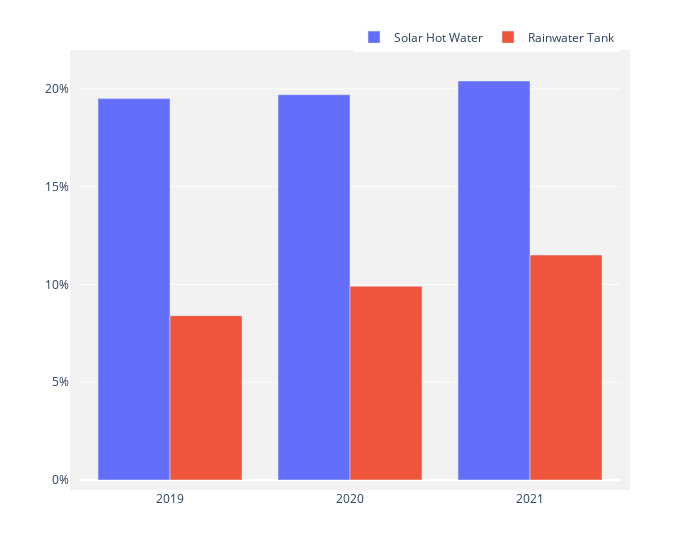

The notebook cell this image was saved under:
### Code cell
color = '#9ca3ff'

fig = px.bar(eco_features)

fig.update_layout(hoverlabel=dict(bgcolor="white",
                                  font_size=14,
                                  font_family="Arial",
                                  font_color='Black',
                                  bordercolor="rgba(255,255,255,255)"),
                 plot_bgcolor='#f2f2f2')

#fig.update_traces(hovertemplate='<b>Uptake: %{y}</b> Year: <b>%{x}')

fig.update_xaxes(type='category',title= None)
fig.update_yaxes(title = None, ticksuffix="%", tick0=5, dtick=5)

fig.update_layout(barmode='group', bargap=0.20, width =700 , margin=dict(pad=10))

fig.update_layout(legend=dict(
    orientation="h",
    yanchor="bottom",
    y=1.02,
    xanchor="right",
    x=1,
))

fig.for_each_annotation(lambda a: a.update(text=a.text.split("=")[-1]))

fig.update_layout(legend={'title_text':''})

fig.show()

fig.write_html(f'{visuals}Eco_Features_Bar.html')

### Figure 1 — Plotly figure (JSON) as saved in the notebook; plotly's stock layout.template omitted (floating-point values rounded to 4 significant figures)
{"data": [{"alignmentgroup": "True", "hovertemplate": "variable=Solar Hot Water<br>Year=%{x}<br>value=%{y}<extra></extra>", "legendgroup": "Solar Hot Water", "marker": {"color": "#636efa", "pattern": {"shape": ""}}, "name": "Solar Hot Water", "offsetgroup": "Solar Hot Water", "orientation": "v", "showlegend": true, "textposition": "auto", "type": "bar", "x": [2019, 2020, 2021], "xaxis": "x", "y": [19.5, 19.7, 20.4], "yaxis": "y"}, {"alignmentgroup": "True", "hovertemplate": "variable=Rainwater Tank<br>Year=%{x}<br>value=%{y}<extra></extra>", "legendgroup": "Rainwater Tank", "marker": {"color": "#EF553B", "pattern": {"shape": ""}}, "name": "Rainwater Tank", "offsetgroup": "Rainwater Tank", "orientation": "v", "showlegend": true, "textposition": "auto", "type": "bar", "x": [2019, 2020, 2021], "xaxis": "x", "y": [8.4, 9.9, 11.5], "yaxis": "y"}], "layout": {"bargap": 0.2, "barmode": "group", "hoverlabel": {"bgcolor": "white", "bordercolor": "rgba(255,255,255,255)", "font": {"color": "Black", "family": "Arial", "size": 14}}, "legend": {"orientation": "h", "title": {"text": ""}, "tracegroupgap": 0, "x": 1, "xanchor": "right", "y": 1.02, "yanchor": "bottom"}, "margin": {"pad": 10, "t": 60}, "plot_bgcolor": "#f2f2f2", "width": 700, "xaxis": {"anchor": "y", "domain": [0, 1], "title": {}, "type": "category"}, "yaxis": {"anchor": "x", "domain": [0, 1], "dtick": 5, "tick0": 5, "ticksuffix": "%", "title": {}}}}
